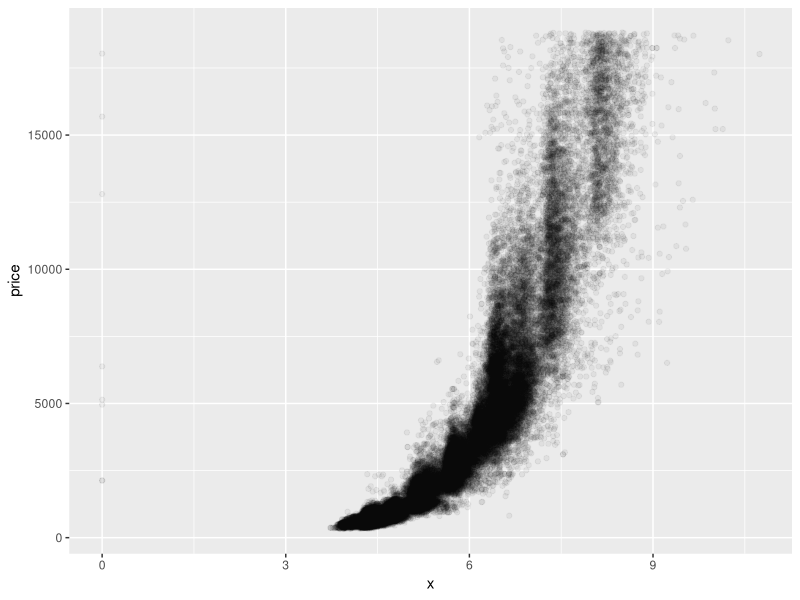
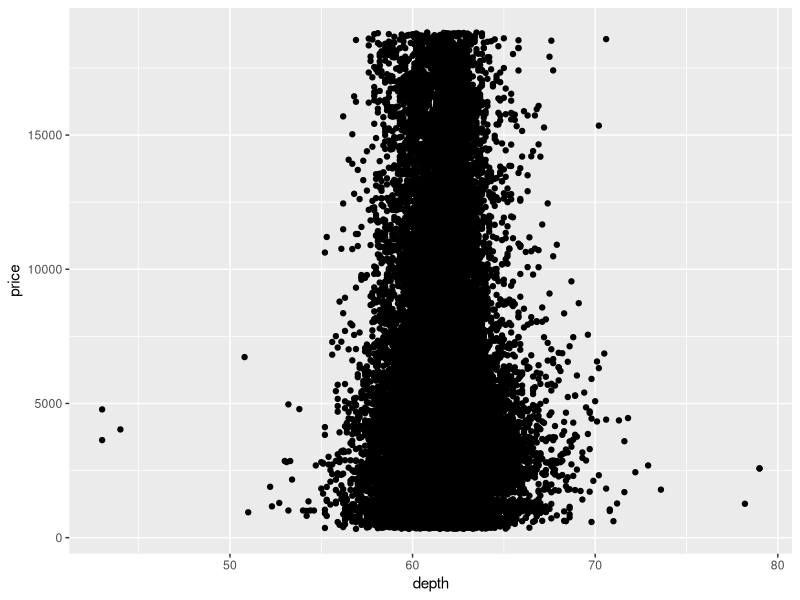
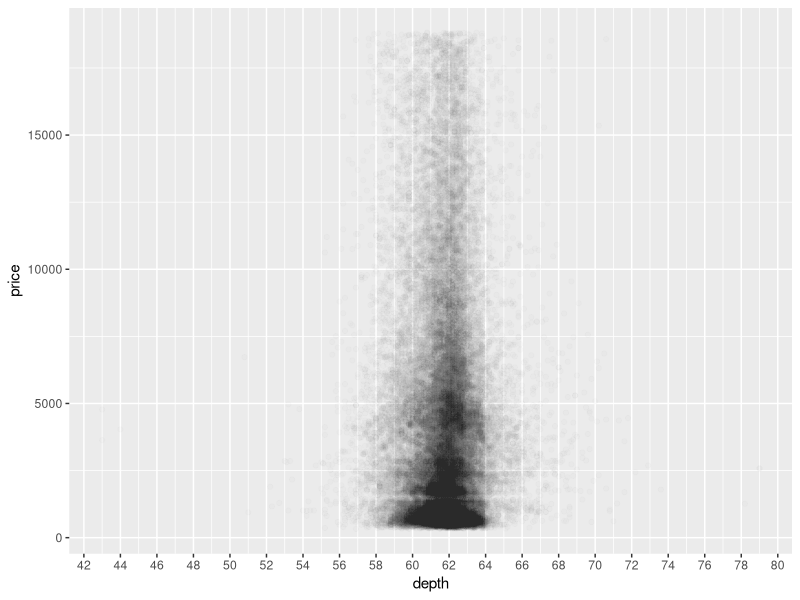
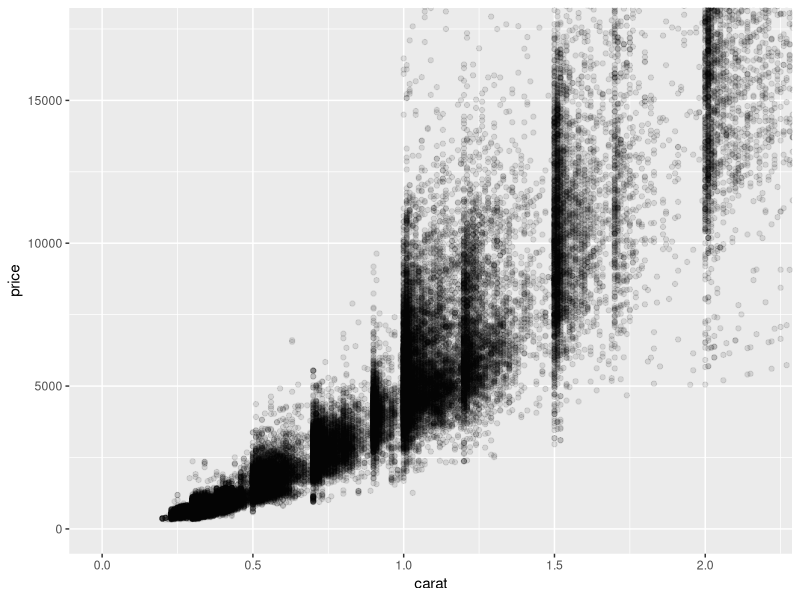
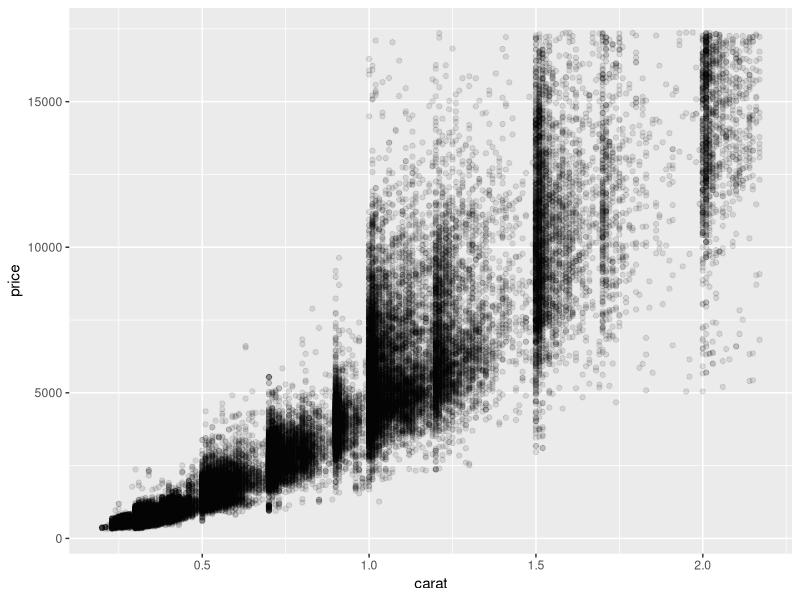
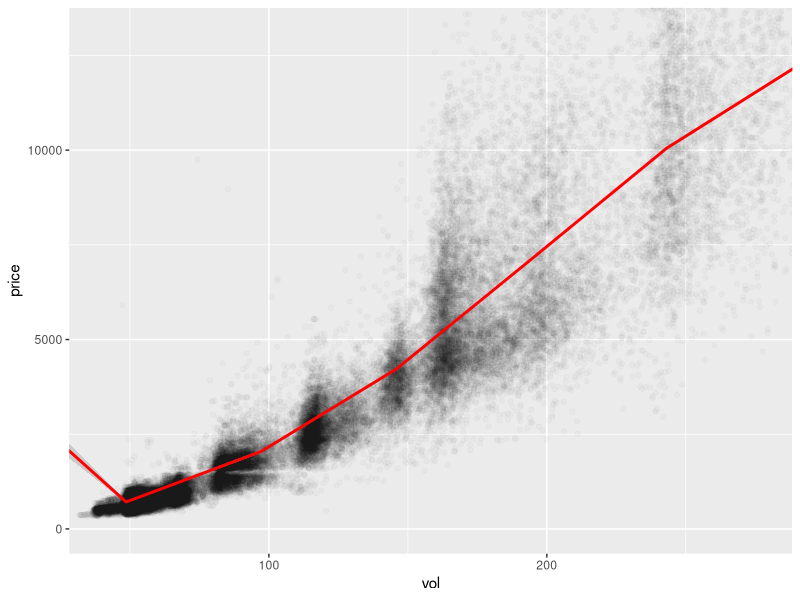
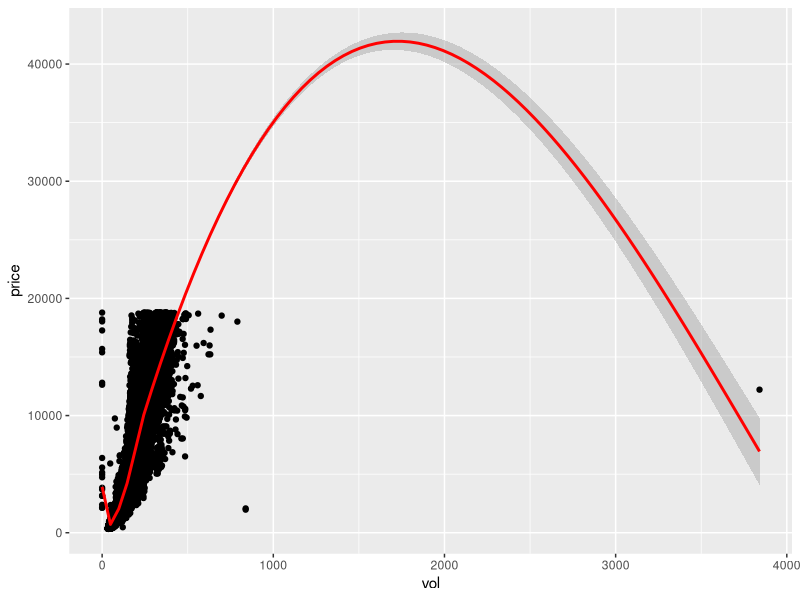
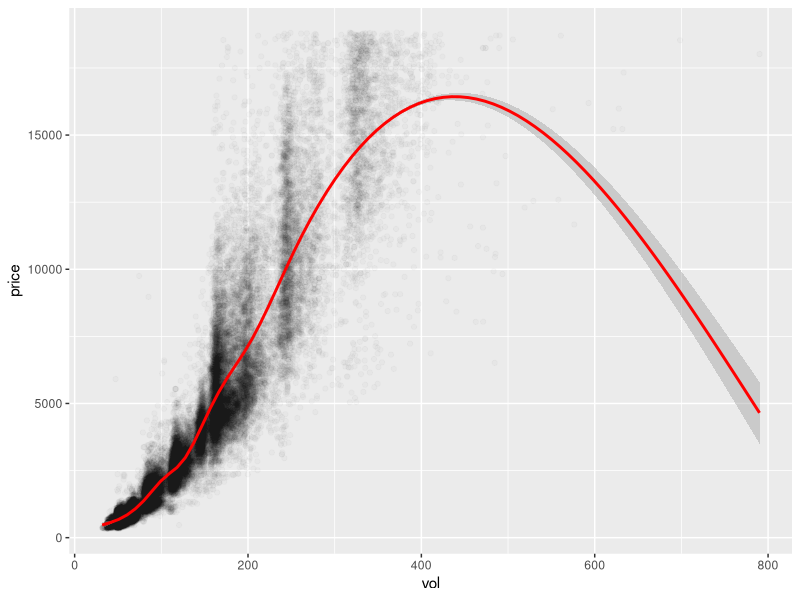

Here is the R script that generated these plots, in order:
## ---- chunk 1
# You need to run these commands each time you launch RStudio to access the diamonds data set. RStudio won't remember which packages and data sets you loaded unless you change your preferences or save your workspace. 
setwd("~/Desktop/Nanodegrees/Data Analyst/Task 4/Data Analysis with R/Explore Two Variables/Files/")
library(ggplot2) # must load the ggplot package first 
data(diamonds) # loads the diamonds data set since it comes with the ggplot package 
#summary(diamonds)

ggplot(aes(x, price), data = diamonds) +
  geom_point(alpha = 0.05)
## ---- chunk 2
# Betwen price and x
with(diamonds, cor.test(price, x, method = 'pearson'))

# Betwen price and y
with(diamonds, cor.test(price, y, method = 'pearson'))

# Betwen price and z
with(diamonds, cor.test(price, z, method = 'pearson'))
## ---- chunk 3
names(diamonds)

ggplot(aes(x = depth, y = price), data = diamonds) +
  geom_point()
## ---- chunk 4
ggplot(aes(x = depth, y = price), data = diamonds) +
  geom_point(alpha = 0.01) + 
  scale_x_continuous(breaks = seq(0,80,2))
## ---- chunk 5
# Correlation of depth vs price
with(diamonds, cor.test(depth, price, method = 'pearson'))
## ---- chunk 6
ggplot(aes(carat, price), data = diamonds) +
  geom_point(alpha = 0.1) +
  coord_cartesian(xlim = c(0, quantile(diamonds$carat, 0.99)),
                  ylim = c(0, quantile(diamonds$price, 0.99)))

ggplot(aes(x = carat, y = price), 
       data = subset(diamonds, diamonds$price < quantile(diamonds$price, 0.99) &
                       diamonds$carat < quantile(diamonds$carat, 0.99))) + 
  geom_point(alpha = 0.1)
## ---- chunk 7
# Volume variable
diamonds$vol <- (diamonds$x * diamonds$y) * diamonds$z

ggplot(aes(x = vol, y = price),
       data = diamonds) + 
  geom_point(alpha = 0.02) +
  coord_cartesian(xlim = c(40, quantile(diamonds$vol, 0.95)),
                  ylim = c(0, quantile(diamonds$price, 0.95))) +
  geom_smooth(color = 'red')

ggplot(aes(x = vol, y = price),
       data = diamonds) + 
  geom_point() +
  geom_smooth(color = 'red')
## ---- chunk 8
with(subset(diamonds, vol > 0 & vol < 800), cor.test(vol, price))
## ---- chunk 9
ggplot(aes(x = vol, y = price),
       data = subset(diamonds,
                     diamonds$vol < 800 & diamonds$vol > 0)) + 
  geom_point(alpha = 0.02) +
  geom_smooth(color = 'red') 

## ---- chunk 10
library(dplyr)

diamondsByClarity <- diamonds %>%
  group_by(clarity) %>%
  summarise(mean_price = mean(price),
            median_price = median(price),
            min_price = min(price),
            max_price = max(price),
            n = n())
head(diamondsByClarity)
  
## ---- chunk 11
library(gridExtra)

## Summary data frames with mean price by clarity and color
diamonds_by_clarity <- group_by(diamonds, clarity)
diamonds_mp_by_clarity <- summarise(diamonds_by_clarity, mean_price = mean(price))

diamonds_by_color <- group_by(diamonds, color)
diamonds_mp_by_color <- summarise(diamonds_by_color, mean_price = mean(price))

diamonds_by_cut <- group_by(diamonds, cut)
diamonds_mp_by_cut <- summarise(diamonds_by_cut, mean_price = mean(price))

head(diamonds_mp_by_color)
head(diamonds_mp_by_clarity)

## Creating bar plots
p1 <- ggplot(aes(color, mean_price), data=diamonds_mp_by_color) +
  geom_bar(stat='identity')

p2 <- ggplot(aes(clarity, mean_price), data = diamonds_mp_by_clarity) +
  geom_bar(stat='identity')

p3 <- ggplot(aes(cut, mean_price), data = diamonds_mp_by_cut) +
  geom_bar(stat='identity')

grid.arrange(p1, p2, p3)

## ---- chunk 12

